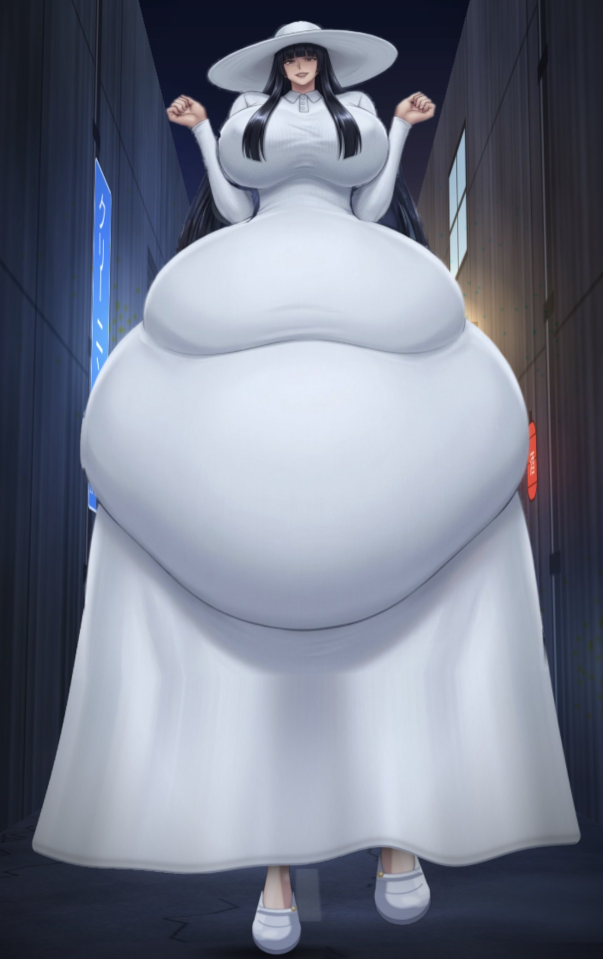
#> input picture tools/src.jpg, 1206 x 1917 px, found by its file name (shown at 1/2 size)
$ python analyze.py
#> lines starting #> are read from the running program, lines starting #| are printed output that depends on the picture; long printed decimals are rounded
import numpy as np
from PIL import Image
from scipy.ndimage import gaussian_filter, median_filter
src=np.asarray(Image.open('tools/src.jpg').convert('RGB')).astype(np.float32)
lum=src.mean(2); L=gaussian_filter(lum,1.2)
#> after `lum = src.mean(2)`:
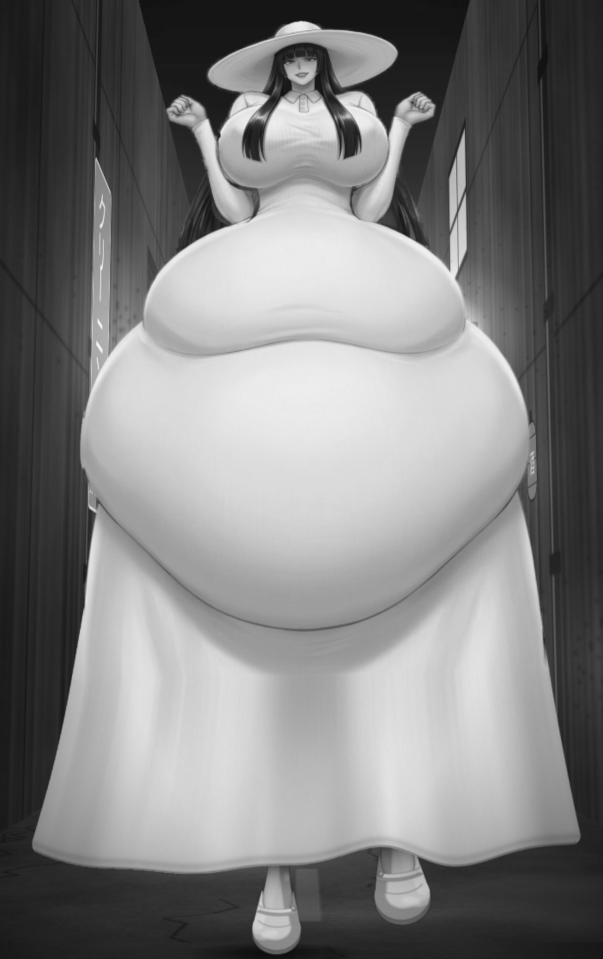
#> lum: shape (1917, 1206) float32 (shown at 1/2 size); min 12.33, max 251.3, mean 128
# approximate crease polyline
pts=[(180,997),(300,1110),(433,1217),(607,1257),(767,1237),(900,1163),(1020,1010),(1040,975)]
xs=np.arange(180,1041)
pred=np.interp(xs,[p[0] for p in pts],[p[1] for p in pts])
ys=[]
for x,p in zip(xs,pred):
    a=int(p-35);b=int(p+35)
    col=L[a:b,x]; ys.append(a+int(np.argmin(col)))
#> after the loop, ys = 861 values, max 1260 at index 408, min 978 at index 855, mean 1165.2
ys=np.array(ys,float)
ys=median_filter(ys,31); ys=gaussian_filter(ys,6)
#> after `ys = median_filter(ys, 31)`: ys = 861 values, max 1260 at index 408, min 979 at index 853, mean 1165.3
#> after `ys = gaussian_filter(ys, 6)`: ys = 861 values, max 1260 at index 425, min 980 at index 860, mean 1165.3
np.save('tools/crease.npy',np.stack([xs,ys]))
for x in range(180,1041,40): print(x,int(ys[x-180]),int(np.interp(x,xs,pred)))
#> this loop made 22 passes
#| 180 1028 997
#| 220 1030 1034
#| 260 1071 1072
#| 300 1110 1110
#| 340 1148 1142
#| 380 1184 1174
#| 420 1211 1206
#| 460 1230 1223
#> (further printed lines are left out)
m=(xs>=225)&(xs<=1030)
c=np.polyfit(xs[m],ys[m],7)
#> c = [-6.96e-17, 3.25e-13, -6.28e-10, 6.5e-07, -0.000388, 0.131, -22.05, 2441.2]
yf=np.polyval(c,xs)
#> yf = 861 values, max 1259.6 at index 428, min 976.5 at index 860, mean 1165.8
# left end blend toward (178,1000)
yl=np.polyval(c,225);
#> yl = 1040.4
yf[xs<225]=np.interp(xs[xs<225],[178,225],[1000,yl])
np.save('tools/crease.npy',np.stack([xs,yf]))
print('resid',np.abs(yf[m]-ys[m]).max())
#| resid 6.084
